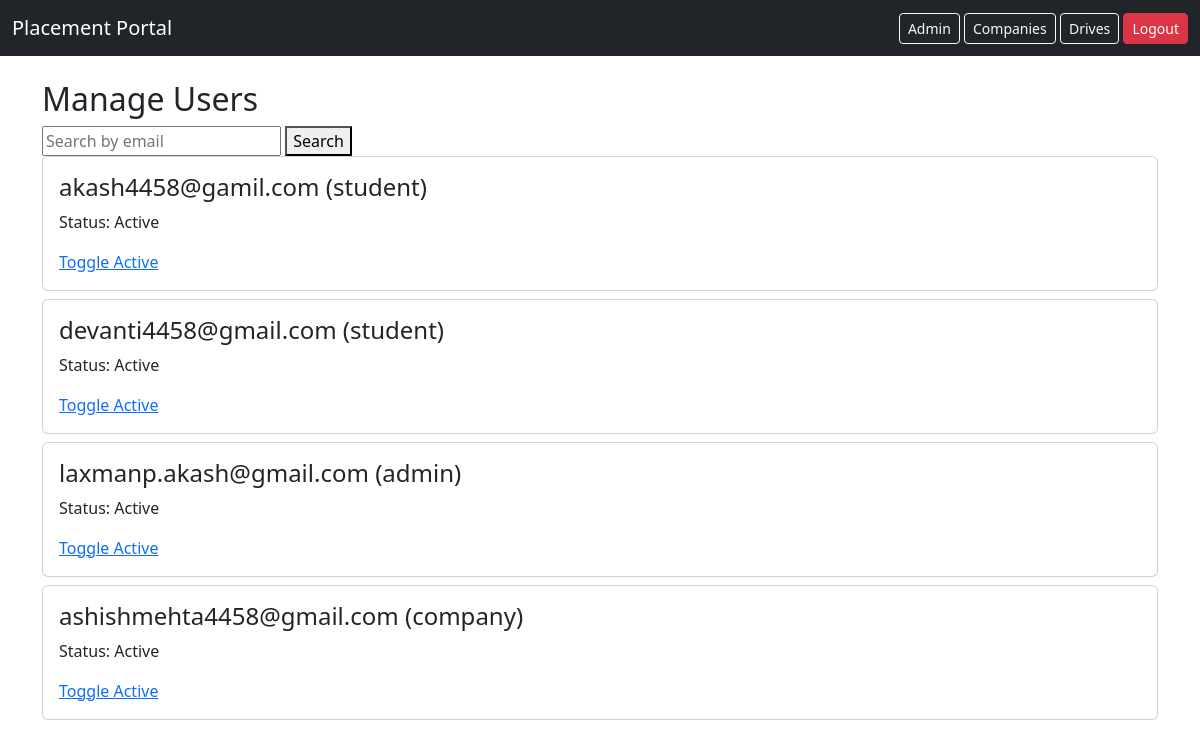
/manage_users (signed in), run on the app's committed database.
### models.py (models this page shows)
class User(db.Model):
    id = db.Column(db.Integer, primary_key=True)
    name = db.Column(db.String(100))
    email = db.Column(db.String(100), unique=True)
    password = db.Column(db.String(100))
    role = db.Column(db.String(20))  # admin / student / company
    skills = db.Column(db.String(200))
    education = db.Column(db.String(200))
    resume = db.Column(db.String(200))
    is_approved = db.Column(db.Boolean, default=False)
    is_active = db.Column(db.Boolean, default=True)

### app.py (the view)
@app.route('/manage_users')
def manage_users():
    if 'user_id' not in session or session.get('role') != 'admin':
        return redirect('/login')
    query = request.args.get('q')
    if query:
        users = User.query.filter(User.email.contains(query)).all()
    else:
        users = User.query.all()
    return render_template('manage_users.html', users=users)

### templates/manage_users.html
{% extends 'base.html' %}
{% block content %}
<h2>Manage Users</h2>
<form method="GET">
    <input type="text" name="q" placeholder="Search by email">
    <button type="submit">Search</button>
</form>
{% for user in users %}
<div class="card p-3 mb-2">
    <h4>{{ user.email }} ({{ user.role }})</h4>
    <p>Status:
        {% if user.is_active %}
             Active
        {% else %}
             Blocked
        {% endif %}
    </p>
    <a href="/toggle_user/{{ user.id }}">Toggle Active</a>
</div>
{% endfor %}
{% endblock %}

### data on the page
User: email "akash4458@gamil.com", role "student", is_active "Active"
User: email "devanti4458@gmail.com", role "student", is_active "Active"
User: email "laxmanp.akash@gmail.com", role "admin", is_active "Active"
User: email "ashishmehta4458@gmail.com", role "company", is_active "Active"
